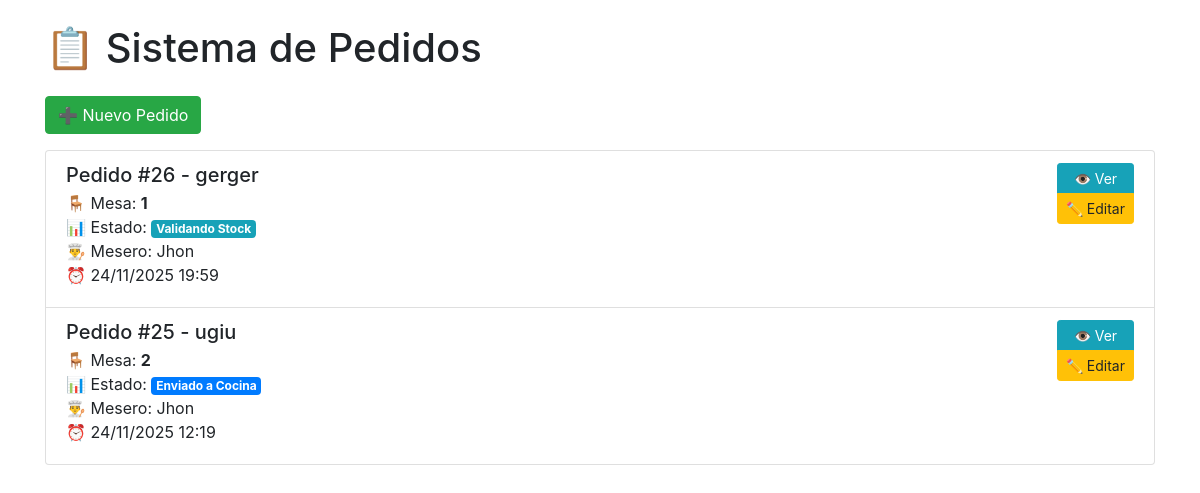
The page / on the database its author committed.
### mainApp/models.py (models this page shows, shortened)
class Pedidos(models.Model):
    ESTADO_CHOICES = [
        ('pendiente', 'Pendiente'),
        ('validando_stock', 'Validando Stock'),  # ✅ Nuevo estado
        ('en_elaboracion', 'En Elaboración'),
        ('enviado_cocina', 'Enviado a Cocina'),
        ('listo', 'Listo para Recoger'),
        ('entregado', 'Entregado'),
        ('cancelado', 'Cancelado'),
    ]
    nombre = models.CharField(max_length=100, verbose_name="Nombre del Cliente")
    mesa = models.ForeignKey(Mesas, on_delete=models.CASCADE, verbose_name="Mesa")
    mesero = models.ForeignKey(User, on_delete=models.SET_NULL, null=True, verbose_name="Mesero")
    notas_cocina = models.TextField(verbose_name="Notas para Cocina", blank=True, null=True)
    estado = models.CharField(
        max_length=20,
        choices=ESTADO_CHOICES,
        default='pendiente',
        verbose_name="Estado"
    )
    fecha_creacion = models.DateTimeField(auto_now_add=True, verbose_name="Fecha de Creación")
    fecha_actualizacion = models.DateTimeField(auto_now=True, verbose_name="Última Actualización")
    timestamp_envio_cocina = models.DateTimeField(null=True, blank=True, verbose_name="Envío a Cocina")
    timestamp_entrega = models.DateTimeField(null=True, blank=True, verbose_name="Fecha de Entrega")
    reserva_stock_id = models.CharField(max_length=50, null=True, blank=True, verbose_name="ID Reserva M1")
    descuento_porcentaje = models.DecimalField(max_digits=5, decimal_places=2, default=0, verbose_name="% Descuento")
    stock_validado = models.BooleanField(default=False, verbose_name="Stock Validado en M1")
    stock_consumido = models.BooleanField(default=False, verbose_name="Stock Consumido en M1")
    class Meta:
        verbose_name = "Pedido"
        verbose_name_plural = "Pedidos"
        ordering = ['-fecha_creacion']

class Mesas(models.Model):
    numero = models.CharField(max_length=10, unique=True, verbose_name="Número de Mesa")
    ocupada = models.BooleanField(default=False, verbose_name="Ocupada")
    ubicacion = models.CharField(max_length=100, verbose_name="Ubicación en el Restaurante")
    class Meta:
        verbose_name = "Mesa"
        verbose_name_plural = "Mesas"
        ordering = ['numero']

### mainApp/views.py (the view)
# urls.py: path('', views.home, name='home'),
def home(request):
    pedidos = Pedidos.objects.all()
    mesas_disponibles = Mesas.objects.filter(ocupada=False)
    meseros = User.objects.filter(groups__name='Meseros')
    platos = Plato.objects.all().order_by('nombre')  # Todos los platos ordenados
    platos_con_id_m1 = platos.filter(plato_id_m1__isnull=False).count()
    platos_sin_id_m1 = platos.filter(plato_id_m1__isnull=True).count()
    return render(request, 'home.html', {
        'pedidos': pedidos,
        'Mesas': mesas_disponibles,
        'Meseros': meseros,
        'platos': platos,
        'platos_con_id_m1': platos_con_id_m1,
        'platos_sin_id_m1': platos_sin_id_m1
    })

### templates/home.html (shortened to what this page needs)
<!DOCTYPE html>
<html lang="es">
<head>
    <link rel="stylesheet" href="https://cdn.jsdelivr.net/npm/bootstrap@4.6.0/dist/css/bootstrap.min.css">
</head>
<body>
<div class="container mt-4">
    <h1 class="mb-4">📋 Sistema de Pedidos</h1>
    <button type="button" class="btn btn-success mb-3" data-toggle="modal" data-target="#crearPedidoModal">
        ➕ Nuevo Pedido
    </button>
    {% if pedidos %}
        <div class="list-group">
            {% for p in pedidos %}
                <div class="list-group-item">
                    <div class="d-flex justify-content-between align-items-start">
                        <div>
                            <h5 class="mb-1">Pedido #{{ p.id }} - {{ p.nombre }}</h5>
                            <div class="mb-2">
                                🪑 Mesa: <strong>{{ p.mesa.numero }}</strong><br>
                                📊 Estado:
                                <span class="badge
                                    {% if p.estado == 'pendiente' %}badge-warning
                                    {% elif p.estado == 'validando_stock' %}badge-info
                                    {% elif p.estado == 'en_elaboracion' %}badge-secondary
                                    {% elif p.estado == 'enviado_cocina' %}badge-primary
                                    {% elif p.estado == 'listo' %}badge-success
                                    {% elif p.estado == 'entregado' %}badge-dark
                                    {% elif p.estado == 'cancelado' %}badge-danger
                                    {% else %}badge-secondary{% endif %}">
                                    {{ p.get_estado_display }}
                                </span><br>
                                👨‍🍳 Mesero: {{ p.mesero.username }}<br>
                                ⏰ {{ p.fecha_creacion|date:"d/m/Y H:i" }}
                            </div>
                        </div>
                        <div class="btn-group-vertical btn-group-sm">
                            <a href="{% url 'detalle_pedido' p.id %}" class="btn btn-info btn-sm">👁️ Ver</a>
                            {% if p.estado != 'entregado' and p.estado != 'cancelado' %}
                                <a href="{% url 'editar_pedido' p.id %}" class="btn btn-warning btn-sm">✏️ Editar</a>
                            {% endif %}
                        </div>
                    </div>
                </div>
            {% endfor %}
        </div>
    {% else %}
        <p class="text-muted">⚠️ No hay pedidos registrados. Haz clic en "Nuevo Pedido" para crear el primero.</p>
    {% endif %}
</div>
</body>
</html>

### templates/home.html (style rules this page uses)
.list-group-item { transition: transform 0.2s; }

### rows shown on the page
Pedidos: id "26", nombre "gerger", mesa.numero "1", estado "Validando Stock", mesero.username "Jhon", fecha_creacion "24/11/2025 19:59", shows "✏️ Editar"
Pedidos: id "25", nombre "ugiu", mesa.numero "2", estado "Enviado a Cocina", mesero.username "Jhon", fecha_creacion "24/11/2025 12:19", shows "✏️ Editar"
